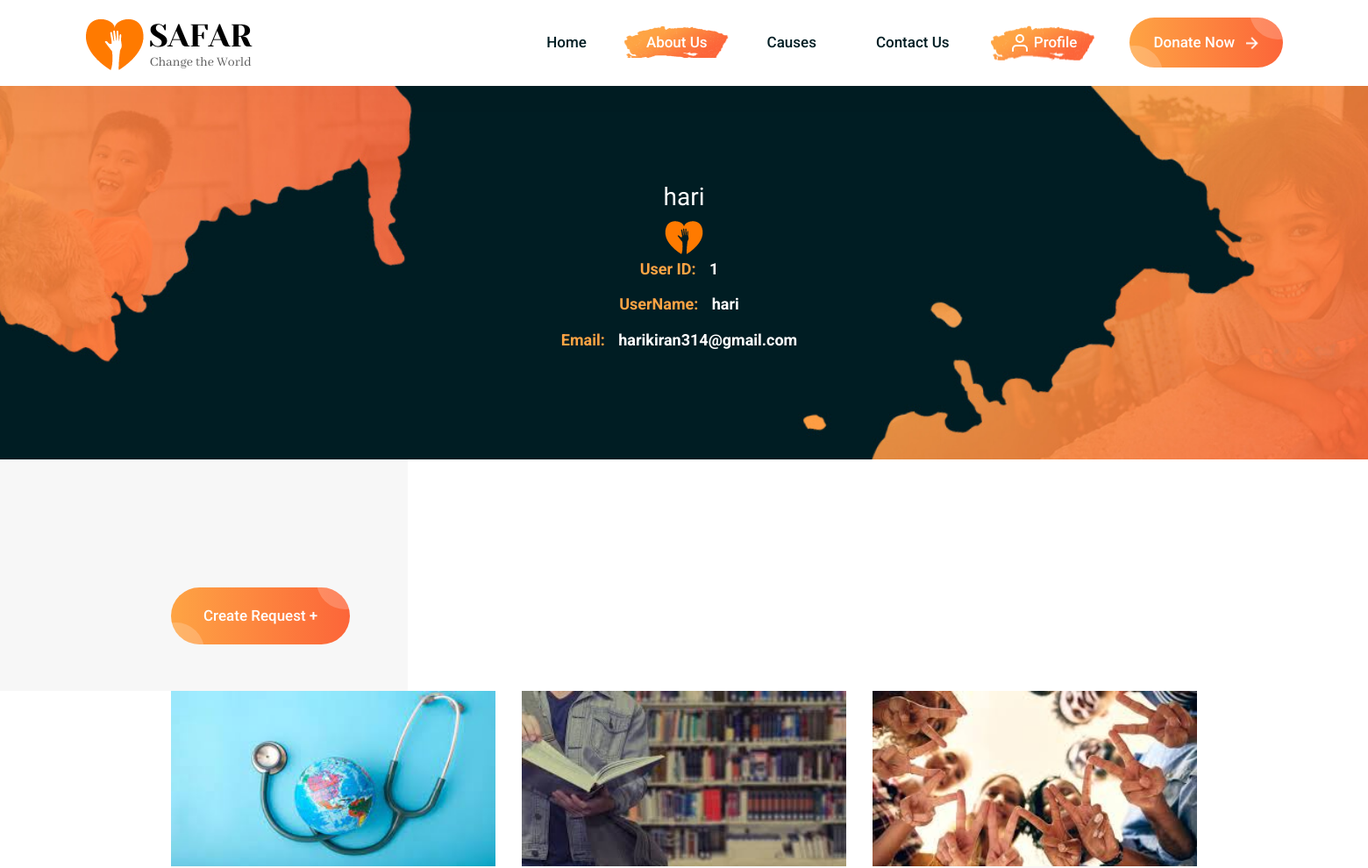
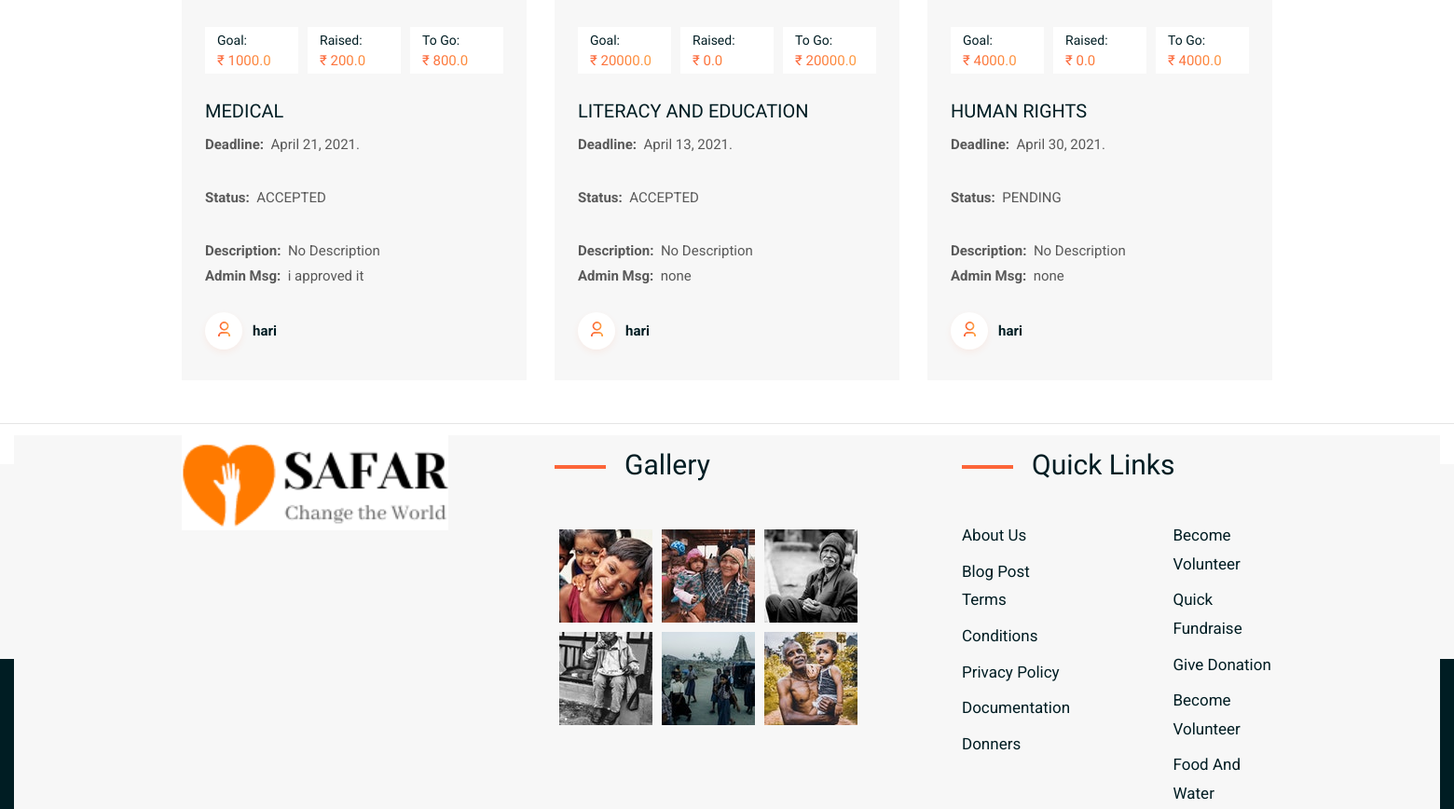
The app's page /profile (signed in, upper part), older data (2 pictures, top to bottom).
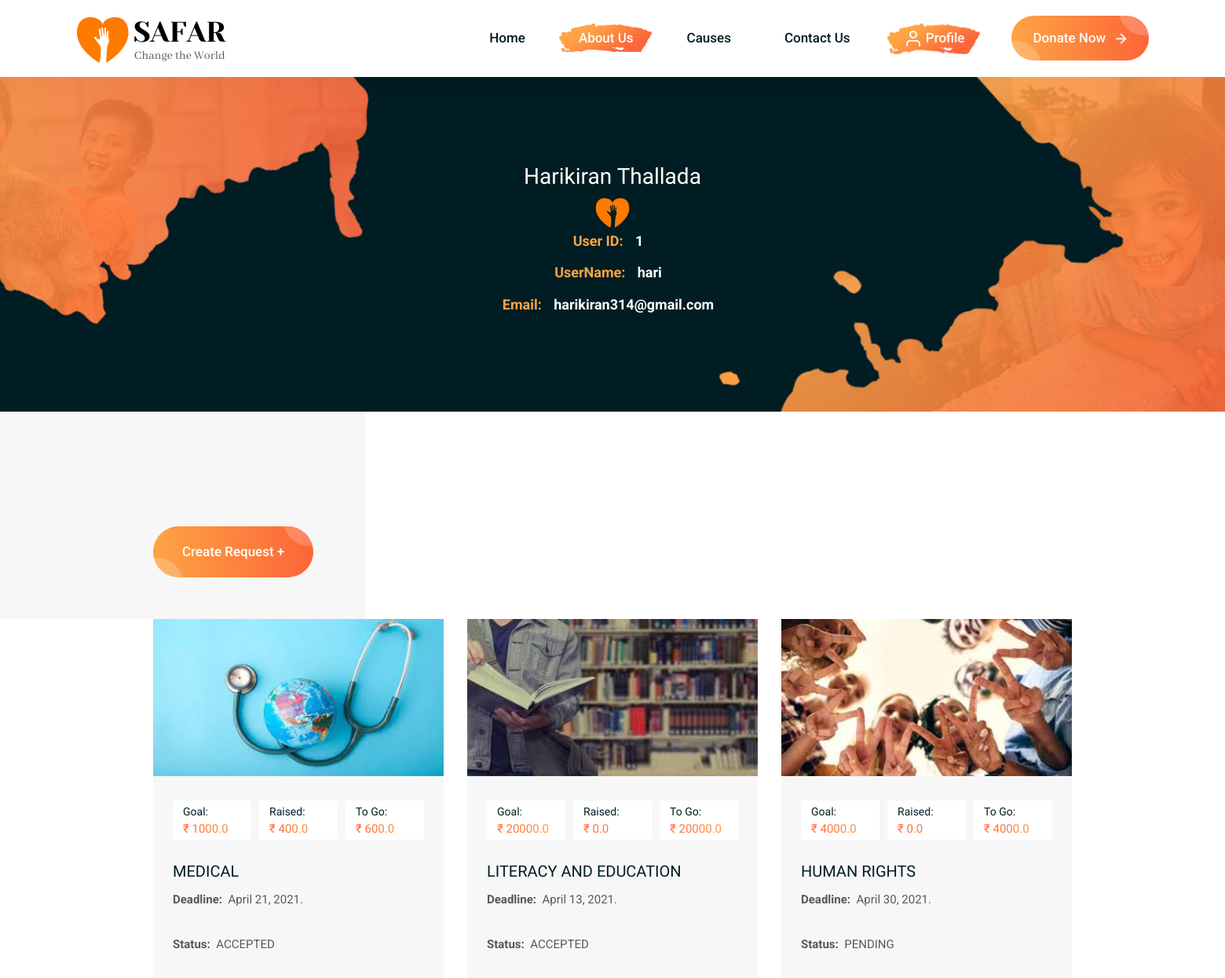
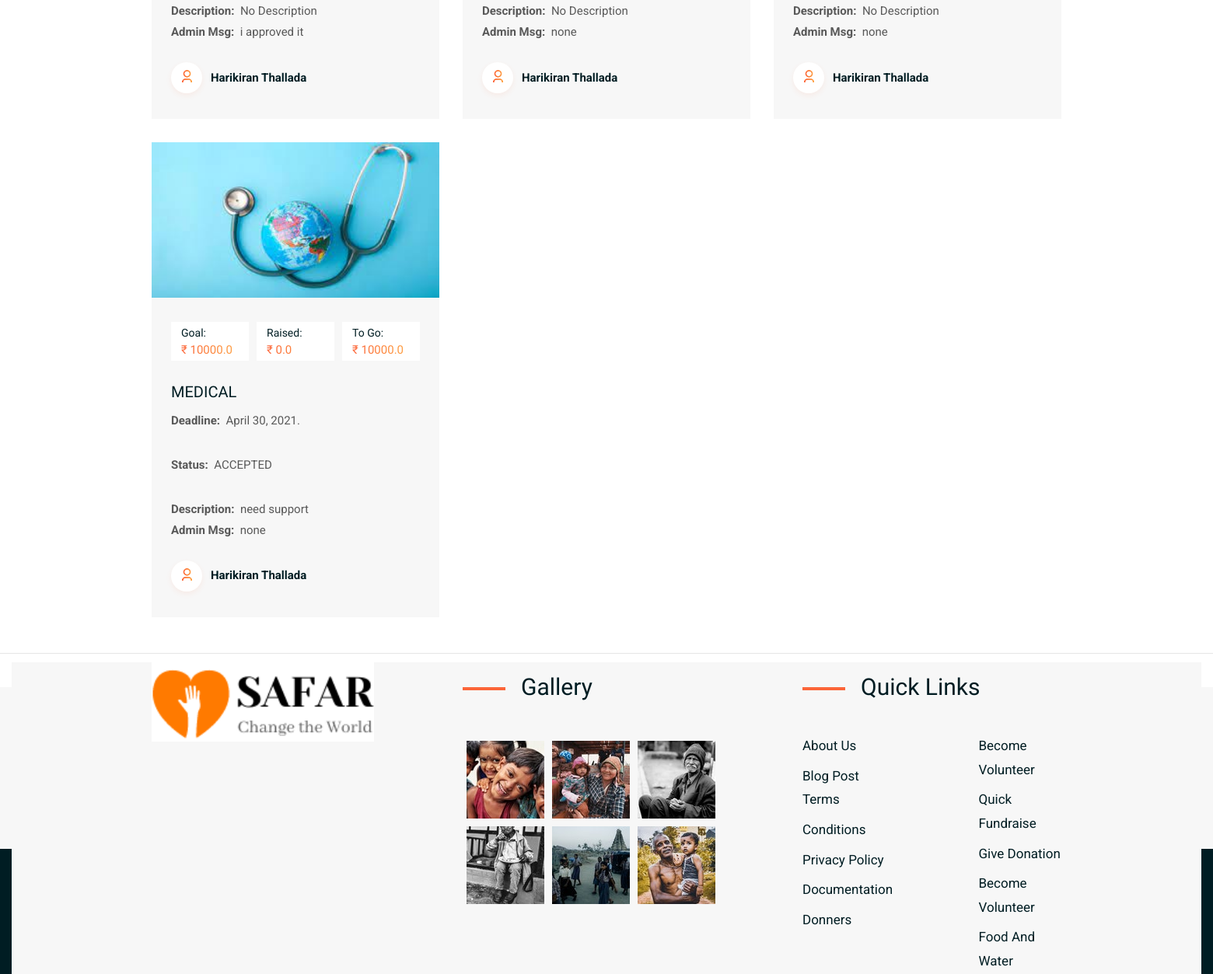
The same page, newer data (2 pictures, top to bottom).
### fund/models.py (models this page shows, shortened)
class Account(models.Model):
    username = models.OneToOneField(User, on_delete=models.CASCADE, null=True, blank=False)
    fullname = models.CharField(max_length=200)
    phone = models.CharField(max_length=12)
    email = models.CharField(max_length=200)
    def __str__(self):
        return str(self.fullname)

class Request(models.Model):
    CATEGORY = (
        ('MEDICAL', 'MEDICAL'),
        ('LITERACY AND EDUCATION', 'LITERACY AND EDUCATION'),
        ('HUMAN RIGHTS', 'HUMAN RIGHTS'),
        ('PHYSICAL HELP', 'PHYSICAL HELP'),
        ('POVERTY', 'POVERTY'),
        ('OTHER', 'OTHER')
    )
    STATUS = (
        ('PENDING', 'PENDING'),
        ('ACCEPTED', 'ACCEPTED'),
        ('CANCELLED', 'CANCELLED'),
        ('COMPLETED', 'COMPLETED')
    )
    id = models.AutoField(primary_key=True)
    uuid = models.UUIDField(default=uuid.uuid4, editable=False)
    account_id = models.ForeignKey(Account, on_delete=models.CASCADE, null=True)
    request_category = models.CharField(max_length=50, default="OTHER", choices=CATEGORY)
    amount = models.FloatField(default=0)
    collected = models.FloatField(default=0)
    desc = models.CharField(max_length=200, default='No Description')
    identity_image = models.ImageField(upload_to=get_file_address, null=True, blank=True)
    image1 = models.ImageField(upload_to=get_file_address, null=True, blank=True)
    image2 = models.ImageField(upload_to=get_file_address, null=True, blank=True)
    deadline = models.DateField()
    status = models.CharField(max_length=50, default="PENDING", blank=True, choices=STATUS)
    pub_date = models.DateTimeField(default=now)
    admin_msg = models.CharField(max_length=200, default='none', null=True, blank=True)
    @property
    def remaining(self):
        rem = self.amount-self.collected
        return rem
    @property
    def dpimage(self):
        cat = self.request_category
        if cat == 'MEDICAL':
            img = '011'
        elif cat == 'LITERACY AND EDUCATION':
            img = '022'
        elif cat == 'HUMAN RIGHTS':
            img = '033'
        elif cat == 'PHYSICAL HELP':
            img = '044'
        elif cat == 'POVERTY':
            img = '055'
        elif cat == 'OTHER':
            img = '066'
        else:
            img = '077'
        return img

### fund/decoraters.py (the view)
        def wrapper_func(request, *args, **kwargs):
            group = None
            if request.user.groups.exists():
                group = request.user.groups.all()[0].name
                if group in allowed_roles:
                    return view_func(request, *args, **kwargs)
                elif group == 'Account':
                    params = {
                        'msg': group,
                        'way': 'causes'
                    }
                    return render(request, 'fund/access-deny.html', params)
                elif group == 'Admin':
                    params = {
                        'msg': group,
                        'way': 'Admin'
                    }
                    return render(request, 'fund/access-deny.html', params)

### fund/decoraters.py (called while the page is built)
def allowed_users(allowed_roles=[]):
    def decorator(view_func):
        def wrapper_func(request, *args, **kwargs):
            group = None
            if request.user.groups.exists():
                group = request.user.groups.all()[0].name
                if group in allowed_roles:
                    return view_func(request, *args, **kwargs)
                elif group == 'Account':
                    params = {
                        'msg': group,
                        'way': 'causes'
                    }
                    return render(request, 'fund/access-deny.html', params)
                elif group == 'Admin':
                    params = {
                        'msg': group,
                        'way': 'Admin'
                    }
                    return render(request, 'fund/access-deny.html', params)
        return wrapper_func
    return decorator

### fund/views.py (called while the page is built, shortened)
@login_required(login_url='Signin')
@allowed_users(allowed_roles=['Account'])
def profile(request):
    acc = Account.objects.get(username=request.user)
    req = Request.objects.all().filter(account_id=acc)
    params = {
        "account": acc,
        "requests": req
    }
    return render(request, 'fund/profile.html', params)

### fund/templates/fund/profile.html (shortened to what this page needs)
{% load static %}
<!DOCTYPE html>
<html lang="en">
<head>
    <link href="{% static 'bootstrap/css/bootstrap.min.css'%}" rel="stylesheet" type="text/css" />
    <link rel="stylesheet" type="text/css" href="{% static 'css/icofont.css' %}">
    <link rel="stylesheet" type="text/css" href="{% static 'css/elegantIcons.css' %}">
    <link rel="stylesheet" type="text/css" href="{% static 'css/animate.css' %}">
    <link rel="stylesheet" type="text/css" href="{% static 'css/aos.css' %}">
    <link rel="stylesheet" type="text/css" href="{% static 'css/jquery.fancybox.min.css' %}">
    <link rel="stylesheet" type="text/css" href="{% static 'css/slicknav.css' %}">
    <link rel="stylesheet" type="text/css" href="{% static 'css/swiper.min.css' %}">
    <link rel="stylesheet" type="text/css" href="{% static 'css/style.css' %}">
</head>
<body>
<div class="wrapper about-page-wrapper">
  <header class="header-area header-default sticky-header">
    <div class="container">
      <div class="row align-items-center">
        <div class="col-5 col-sm-3 col-md-3 col-lg-2 pr-0">
          <div class="header-logo-area">
            <a href="{% url 'index' %}">
              <img class="logo-main" src="{% static 'img/main-logo2.png'%}" alt="Logo" />
            </a>
          </div>
        </div>
        <div class="col-7 col-sm-9 col-md-9 col-lg-10">
          <div class="header-align">
            <div class="header-navigation-area">
              <ul class="main-menu nav justify-content-center">
                <li><a href="{% url 'index' %}">Home</a></li>
                <li class="active"><a  href="{% url 'about' %}">About Us</a></li>
                <li class="has-submenu"><a href="{% url 'causes' %}">Causes</a>
                </li>
                <li><a  href="{% url 'contact' %}">Contact Us</a></li>
                <li class="active"><a href="{% url 'profile' %}" class="nav-link  user" id="userProfileDropdown" data-toggle="dropdown" aria-haspopup="true" aria-expanded="false">
                        <svg xmlns="http://www.w3.org/2000/svg" width="24" height="24" viewBox="0 0 24 24" fill="none" stroke="currentColor" stroke-width="2" stroke-linecap="round" stroke-linejoin="round" class="feather feather-user"><path d="M20 21v-2a4 4 0 0 0-4-4H8a4 4 0 0 0-4 4v2"></path><circle cx="12" cy="7" r="4"></circle></svg>
                    Profile</a></li>
              </ul>
            </div>
            <div class="header-action-area">
              <a href="{% url 'Signin' %}" class="btn-theme btn-gradient btn-slide btn-style">Donate Now <img class="icon icon-img" src="{% static 'img/icons/arrow-line-right2.png'%}" alt="Icon"></a>
            </div>
          </div>
        </div>
      </div>
    </div>
  </header>
  <main class="main-content site-wrapper-reveal">
    <section class="page-title-area" data-bg-img="{% static 'img/photos/bg-page-title.jpg'%}">
      <div class="container">
        <div class="row">
          <div class="col-lg-12">
            <div class="page-title-content text-center" text-transform: uppercase;>
              <h3 class="text-white">{{account.fullname}}</h3>
              <a href="index.html"><img src="{% static 'img/logo-light.png'%}" alt="Logo" /></a>
              <div class="bread-crumbs">User ID: <span class="breadcrumb-sep">{{account.id}}</span></div>
              <div class="bread-crumbs">UserName: <span class="breadcrumb-sep">{{account.username}}</span></div>
              <div class="bread-crumbs">Email: <span class="breadcrumb-sep">{{account.email}}</span></div>
              </div>
          </div>
        </div>
      </div>
    </section>
    <section class="about-area">
      <div class="container">
      <a class="btn-theme btn-gradient btn-slide btn-style text-white" data-toggle="modal" data-target="#AddProduct">Create Request +</a>
        <div class="row">
          <div class="col-lg-8">
            </div>
          </div>
        </div>
      </div>
    <section class="">
      <div class="container">
      <div class="row">
        {% for request in requests %}
          <div class="col-md-6 col-lg-4">
            <div class="causes-item mb-30">
              <div class="thumb">
                <img src="{% static '/img/causes/'%}{{request.dpimage}}.jpg" alt="safar-HasTech" style="width: 370px; height: 200px;">
              </div>
              <div class="content">
                <ul class="donate-info">
                  <li class="info-item">
                    <span class="info-title">Goal:</span>
                    <p class="amount">₹ {{request.amount}}</p>
                  </li>
                  <li class="info-item">
                    <span class="info-title">Raised:</span>
                    <p class="amount">₹ {{request.collected}}</p>
                  </li>
                  <li class="info-item">
                    <span class="info-title">To Go:</span>
                    <p class="amount">₹ {{request.remaining}}</p>
                  </li>
                </ul>
                <h5 class="title"><a href="#">{{request.request_category}}</a></h5>
                <p><b>Deadline:&nbsp</b>&nbsp{{request.deadline}}.</p>
                <p><b>Status:&nbsp</b>&nbsp{{request.status}}</p>
                <span><b>Description: &nbsp</b>{{request.desc}}</span><br>
                <span><b>Admin Msg: &nbsp</b>{{request.admin_msg}}</span>
              </div>
              <div class="causes-footer">
                <div class="admin">
                  <h5><a href="#"><span class="icon-img"><img src="{% static 'img/icons/admin1.png'%}" alt="Icon"></span>{{request.account_id}}</a></h5>
                </div>
                </div>
            </div>
          </div>
        {% endfor %}
        </div>
      </div>
    </section><hr><br>
    <section class="funfact-area funfact-default-area">
      <div class="container">
        <div class="row row-gutter-0 funfact-items-style1">
          <div class="col-sm-6 col-md-4 funfact-item">
            <div class="inner-content">
              <div class="icon-box">
              </div>
              <div class="content">
                <div class="number">
                  <h2><span class="counter-animate">100</span>K</h2>
                </div>
                <p class="title">// Poor People</p>
              </div>
            </div>
          </div>
          <div class="col-sm-6 col-md-4 funfact-item">
            <div class="inner-content">
              <div class="icon-box">
              </div>
              <div class="content">
                <div class="number">
                  <h2><span class="counter-animate">100</span>M</h2>
                </div>
                <p class="title">// Fund raised</p>
              </div>
            </div>
          </div>
          <div class="col-sm-6 col-md-4 funfact-item">
            <div class="inner-content">
              <div class="icon-box">
              </div>
              <div class="content">
                <div class="number">
                  <h2><span class="counter-animate">100</span>+</h2>
                </div>
                <p class="title">// Active Member</p>
              </div>
            </div>
          </div>
        </div>
      </div>
    </section>
  <footer class="footer-area">
    <div class="footer-main">
      <div class="container">
        <div class="row">
          <div class="col-sm-12 col-md-6 col-lg-4 col-xl-4">
            <div class="widget-item">
              <div class="about-widget">
                <div class="widget-total-raised">
                <a class="footer-logo" href="index.html">
                  <img src="{% static 'img/logo.png'%}" alt="Logo" style="width: 286px; height: 102px;">
                </a>
                </div>
              </div>
            </div>
          </div>
          <div class="col-sm-6 col-md-6 col-lg-4 col-xl-4">
            <div class="widget-item">
              <h4 class="widget-title line-style">Gallery</h4>
              <div class="widget-gallery">
                <div class="row row-cols-3 row-gutter-10">
                  <div class="col">
                    <div class="gallery-item">
                      <img src="{% static 'img/photos/gallery1.jpg'%}" alt="safar-HasTech">
                    </div>
                  </div>
                  <div class="col">
                    <div class="gallery-item">
                      <img src="{% static 'img/photos/gallery2.jpg'%}" alt="safar-HasTech">
                    </div>
                  </div>
                  <div class="col">
                    <div class="gallery-item">
                      <img src="{% static 'img/photos/gallery3.jpg'%}" alt="safar-HasTech">
                    </div>
                  </div>
                  <div class="col">
                    <div class="gallery-item">
                      <img src="{% static 'img/photos/gallery4.jpg'%}" alt="safar-HasTech">
                    </div>
                  </div>
                  <div class="col">
                    <div class="gallery-item">
                      <img src="{% static 'img/photos/gallery5.jpg'%}" alt="safar-HasTech">
                    </div>
                  </div>
                  <div class="col">
                    <div class="gallery-item">
                      <img src="{% static 'img/photos/gallery6.jpg'%}" alt="safar-HasTech">
                    </div>
                  </div>
                </div>
              </div>
            </div>
          </div>
          <div class="col-sm-6 col-md-6 col-lg-4 col-xl-4">
            <div class="widget-item menu-wrap-two-column">
              <h4 class="widget-title line-style">Quick Links</h4>
              <nav class="widget-menu-wrap">
                <div class="row">
                  <div class="col-6 col-sm-6 col-md-6 pr-sm-5">
                    <ul class="nav-menu nav">
                      <li><a href="about.html">About Us</a></li>
                      <li><a href="blog.html">Blog Post Terms</a></li>
                      <li><a href="#/">Conditions</a></li>
                      <li><a href="#/">Privacy Policy</a></li>
                      <li><a href="#/">Documentation</a></li>
                      <li><a href="#/">Donners</a></li>
                    </ul>
                  </div>
                  <div class="col-6 col-sm-6 col-md-6 pl-sm-5">
                    <ul class="nav-menu nav align-right">
                      <li><a href="SignIn_SignUp_pages/Sign up.html">Become Volunteer</a></li>
                      <li><a href="#/">Quick Fundraise</a></li>
                      <li><a href="#/">Give Donation</a></li>
                      <li><a href="volunteer.html">Become Volunteer</a></li>
                      <li><a href="causes-details.html">Food And Water</a></li>
                    </ul>
                  </div>
                </div>
              </nav>
            </div>
          </div>
        </div>
      </div>
    </div>
    <div class="shape-layer">
    </div>
  </footer>
</body>
</html>

Row changes from the older to the newer data that the page shows:
changed Account "harikiran314@gmail.com": fullname "hari" → "Harikiran Thallada"
changed Request "April 21, 2021": collected "200.0" → "400.0"; remaining "800.0" → "600.0"; account_id "hari" → "Harikiran Thallada"
changed through a linked row, Request "LITERACY AND EDUCATION": account_id "hari" → "Harikiran Thallada"
changed through a linked row, Request "HUMAN RIGHTS": account_id "hari" → "Harikiran Thallada"
added Request: amount "10000.0", collected "0.0", remaining "10000.0", request_category "MEDICAL", deadline "April 30, 2021", status "ACCEPTED", desc "need support", admin_msg "none", account_id "Harikiran Thallada"
